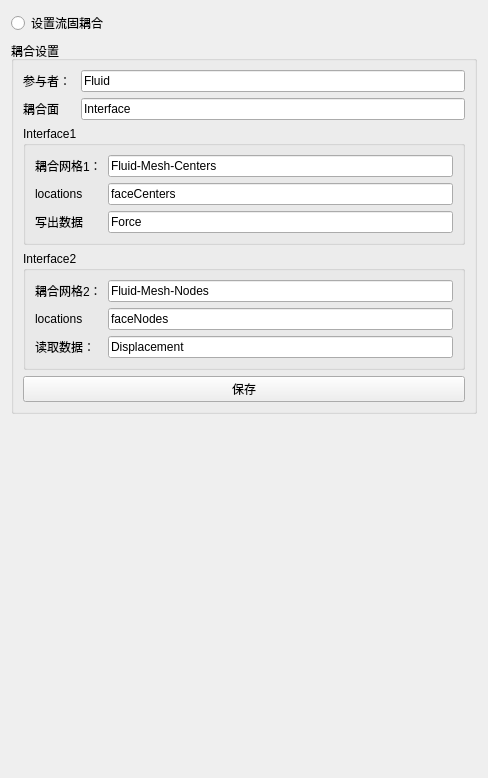
<?xml version="1.0" encoding="UTF-8"?>
<ui version="4.0">
 <class>DealCouplingWidget</class>
 <widget class="QWidget" name="DealCouplingWidget">
  <property name="geometry">
   <rect>
    <x>0</x>
    <y>0</y>
    <width>488</width>
    <height>778</height>
   </rect>
  </property>
  <property name="windowTitle">
   <string>Form</string>
  </property>
  <layout class="QGridLayout" name="gridLayout_2">
   <item row="0" column="0">
    <widget class="QRadioButton" name="FSI_radioButton">
     <property name="enabled">
      <bool>true</bool>
     </property>
     <property name="autoFillBackground">
      <bool>false</bool>
     </property>
     <property name="text">
      <string>设置流固耦合</string>
     </property>
     <property name="checked">
      <bool>false</bool>
     </property>
    </widget>
   </item>
   <item row="1" column="0">
    <widget class="QGroupBox" name="groupBox_3">
     <property name="enabled">
      <bool>true</bool>
     </property>
     <property name="focusPolicy">
      <enum>Qt::NoFocus</enum>
     </property>
     <property name="title">
      <string>耦合设置</string>
     </property>
     <layout class="QFormLayout" name="formLayout">
      <item row="0" column="0">
       <widget class="QLabel" name="label_5">
        <property name="text">
         <string>参与者： </string>
        </property>
       </widget>
      </item>
      <item row="0" column="1">
       <widget class="QLineEdit" name="lineEdit_participant">
        <property name="text">
         <string>Fluid</string>
        </property>
       </widget>
      </item>
      <item row="1" column="0">
       <widget class="QLabel" name="label_8">
        <property name="text">
         <string>耦合面</string>
        </property>
       </widget>
      </item>
      <item row="1" column="1">
       <widget class="QLineEdit" name="lineEdit_Interface">
        <property name="text">
         <string>Interface</string>
        </property>
       </widget>
      </item>
      <item row="2" column="0" colspan="2">
       <widget class="QGroupBox" name="groupBox_2">
        <property name="title">
         <string>Interface1</string>
        </property>
        <property name="flat">
         <bool>false</bool>
        </property>
        <property name="checkable">
         <bool>false</bool>
        </property>
        <layout class="QFormLayout" name="formLayout_4">
         <item row="0" column="0">
          <widget class="QLabel" name="label_9">
           <property name="text">
            <string>耦合网格1：</string>
           </property>
          </widget>
         </item>
         <item row="0" column="1">
          <widget class="QLineEdit" name="lineEdit_Mesh_Center">
           <property name="text">
            <string>Fluid-Mesh-Centers</string>
           </property>
          </widget>
         </item>
         <item row="2" column="0">
          <widget class="QLabel" name="label_10">
           <property name="text">
            <string>写出数据</string>
           </property>
          </widget>
         </item>
         <item row="2" column="1">
          <widget class="QLineEdit" name="lineEdit_WriteData">
           <property name="text">
            <string>Force</string>
           </property>
          </widget>
         </item>
         <item row="1" column="0">
          <widget class="QLabel" name="label_13">
           <property name="text">
            <string>locations</string>
           </property>
          </widget>
         </item>
         <item row="1" column="1">
          <widget class="QLineEdit" name="lineEdit_Mesh_Type1">
           <property name="text">
            <string>faceCenters</string>
           </property>
          </widget>
         </item>
        </layout>
       </widget>
      </item>
      <item row="3" column="0" colspan="2">
       <widget class="QGroupBox" name="groupBox">
        <property name="title">
         <string>Interface2</string>
        </property>
        <property name="flat">
         <bool>false</bool>
        </property>
        <property name="checkable">
         <bool>false</bool>
        </property>
        <layout class="QFormLayout" name="formLayout_3">
         <item row="0" column="0">
          <widget class="QLabel" name="label_4">
           <property name="text">
            <string>耦合网格2：</string>
           </property>
          </widget>
         </item>
         <item row="0" column="1">
          <widget class="QLineEdit" name="lineEdit_Mesh_Node">
           <property name="text">
            <string>Fluid-Mesh-Nodes</string>
           </property>
          </widget>
         </item>
         <item row="2" column="0">
          <widget class="QLabel" name="label_6">
           <property name="text">
            <string>读取数据：</string>
           </property>
          </widget>
         </item>
         <item row="2" column="1">
          <widget class="QLineEdit" name="lineEdit_ReadData">
           <property name="text">
            <string>Displacement</string>
           </property>
          </widget>
         </item>
         <item row="1" column="0">
          <widget class="QLabel" name="label_7">
           <property name="text">
            <string>locations</string>
           </property>
          </widget>
         </item>
         <item row="1" column="1">
          <widget class="QLineEdit" name="lineEdit_Mesh_Type2">
           <property name="text">
            <string>faceNodes</string>
           </property>
          </widget>
         </item>
        </layout>
       </widget>
      </item>
      <item row="6" column="0" colspan="2">
       <widget class="QPushButton" name="saveButton">
        <property name="text">
         <string>保存</string>
        </property>
       </widget>
      </item>
     </layout>
    </widget>
   </item>
   <item row="2" column="0">
    <spacer name="verticalSpacer">
     <property name="orientation">
      <enum>Qt::Vertical</enum>
     </property>
     <property name="sizeHint" stdset="0">
      <size>
       <width>20</width>
       <height>40</height>
      </size>
     </property>
    </spacer>
   </item>
  </layout>
 </widget>
 <resources/>
 <connections/>
</ui>
